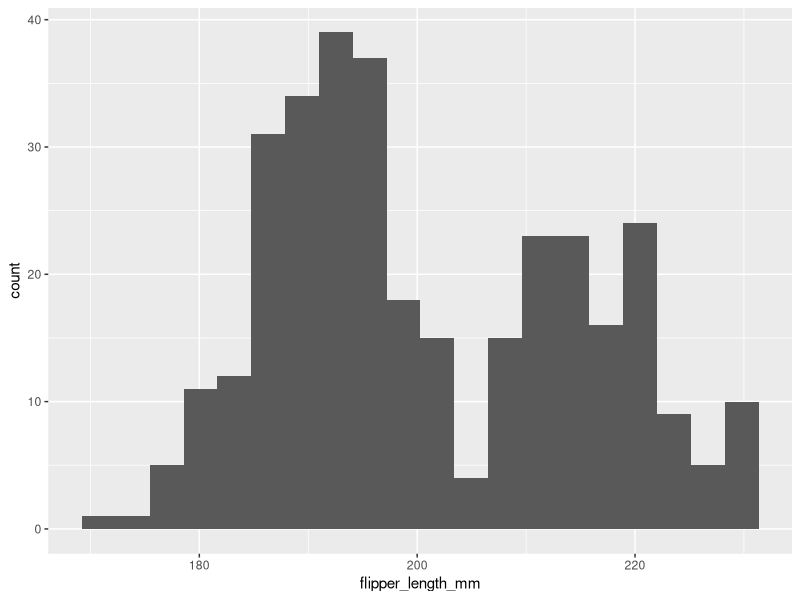
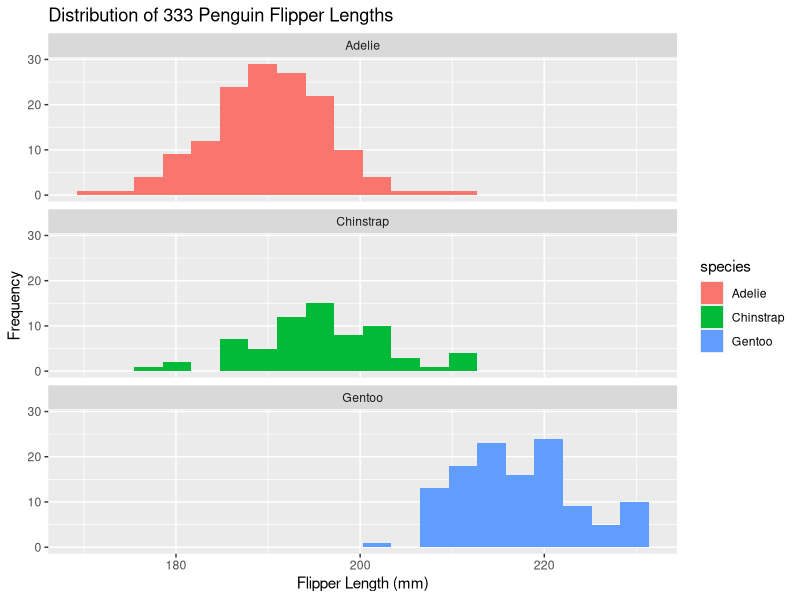
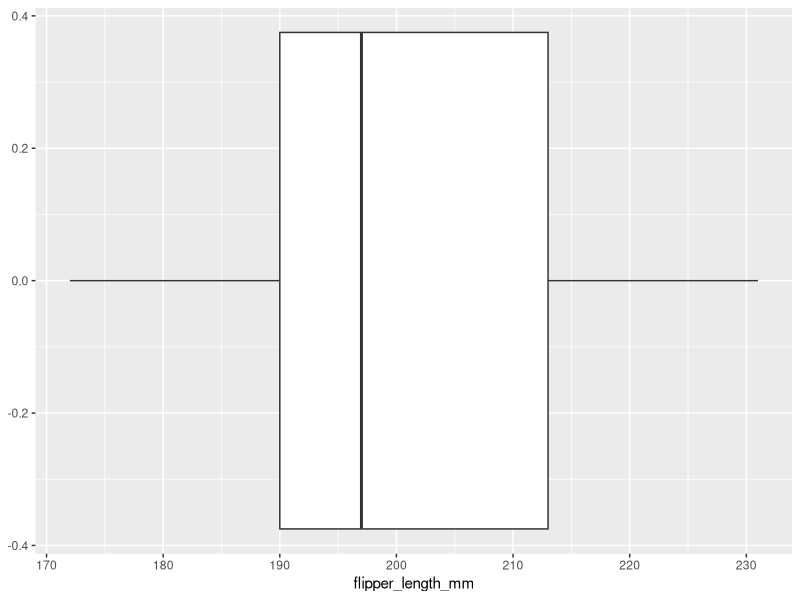
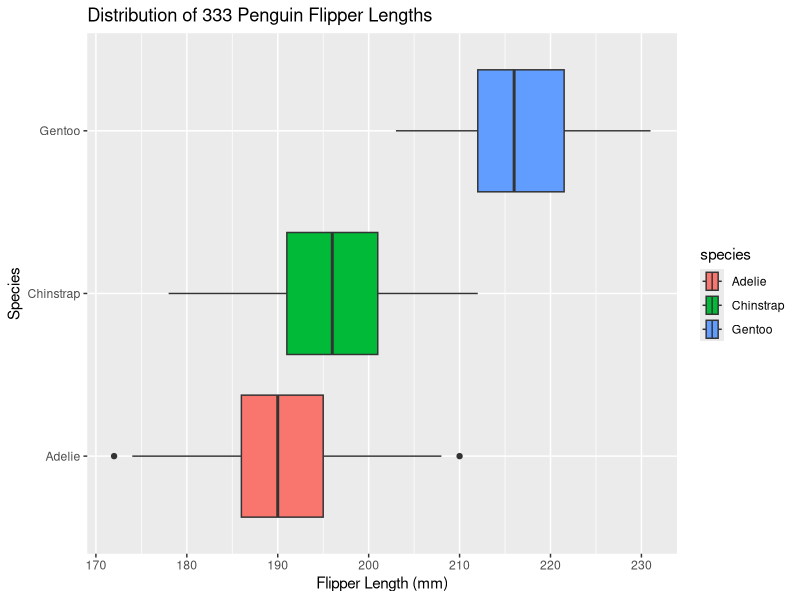
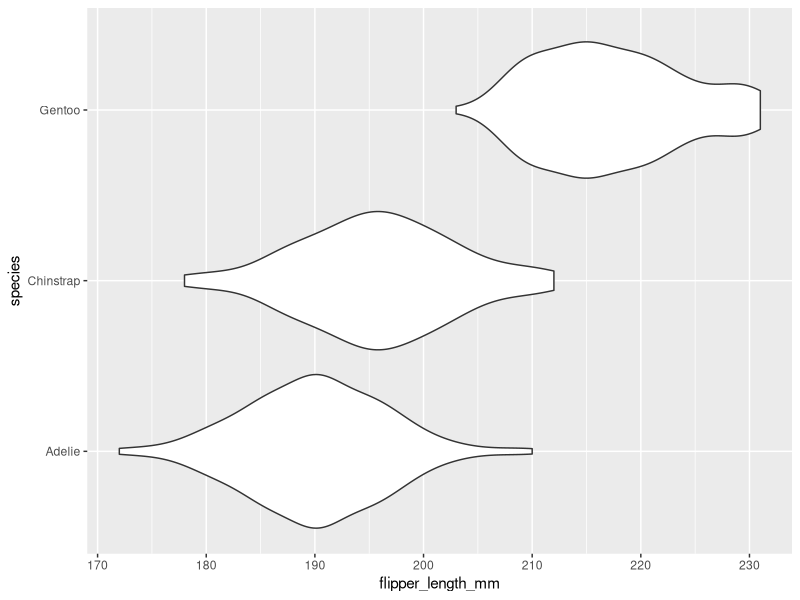
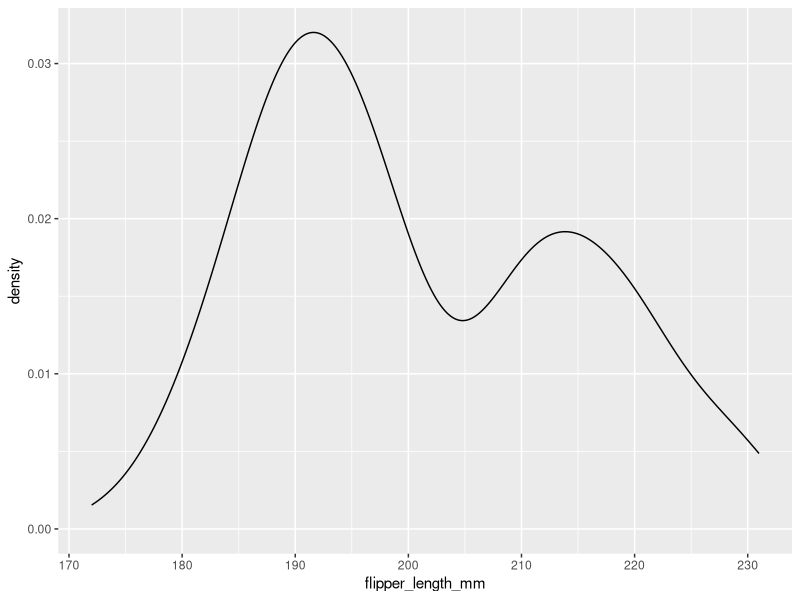
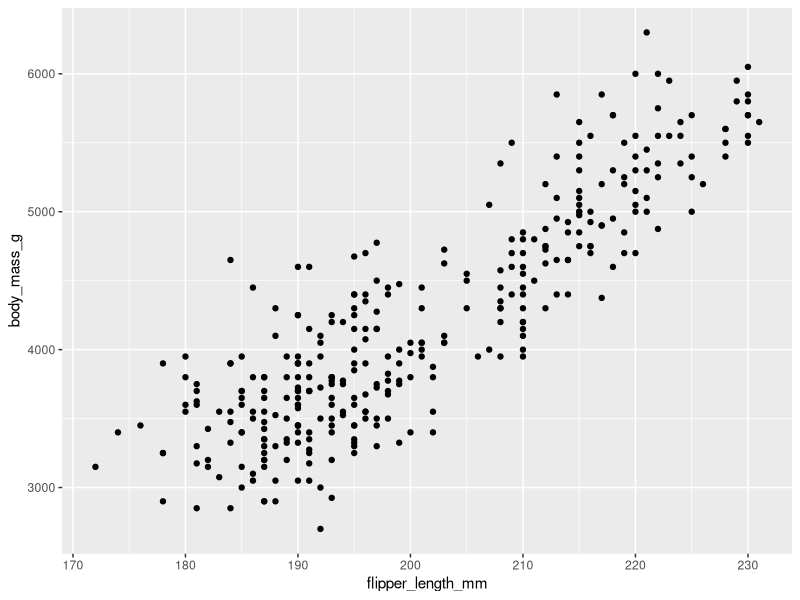
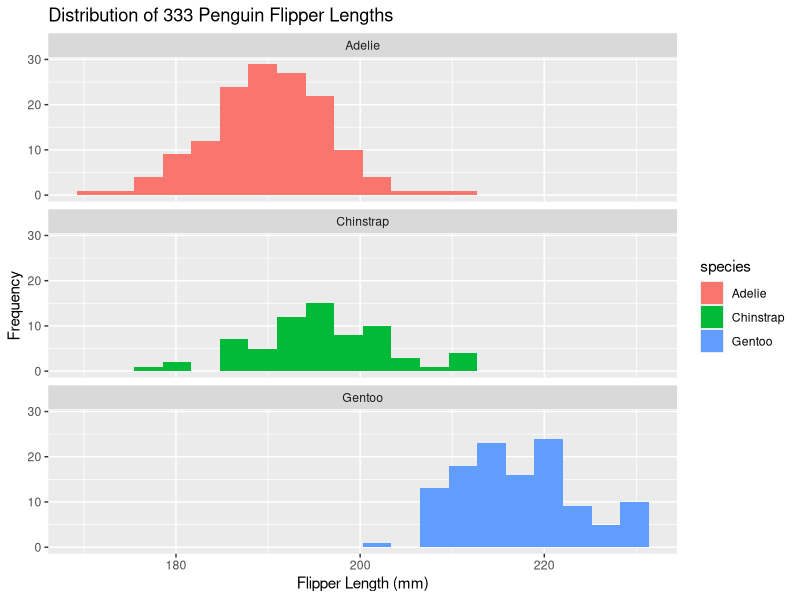

The R script that drew these images, in order:
## ---- chunk 1
library(tidyverse)
library(palmerpenguins)
## ---- chunk 2
penguins_df <- penguins %>% drop_na()
penguins_df
## ---- chunk 3
penguins_df %>%
  ggplot() +
    geom_histogram(
      mapping = aes(x = flipper_length_mm),
      bins = 20
    )
## ---- chunk 4
penguins_df %>%
  ggplot() +
    geom_histogram(
      mapping = aes(x = flipper_length_mm, fill = species),
      bins = 20
    ) +
    facet_wrap(
      ~species,
      nrow = 3,
      ncol = 1
    ) + 
    labs(
      x = "Flipper Length (mm)",
      y = "Frequency",
      title = "Distribution of 333 Penguin Flipper Lengths"
    )

ggsave(
  "histogram.png",
  path = "../plots"
)
## ---- chunk 5
penguins_df %>%
  ggplot() +
    geom_boxplot(
      mapping = aes(x = flipper_length_mm)
    ) 
## ---- chunk 6
penguins_df %>%
  ggplot() +
    geom_boxplot(
      mapping = aes(x = flipper_length_mm, y = species, fill = species)
    ) + 
    labs(
      x = "Flipper Length (mm)",
      y = "Species",
      title = "Distribution of 333 Penguin Flipper Lengths"
    )

ggsave(
  "boxplot.png",
  path = "../plots"
)
## ---- chunk 7
penguins_df %>%
  ggplot() +
    geom_violin(
      mapping = aes(x = flipper_length_mm, y = species)
    ) 
## ---- chunk 8
penguins_df %>%
  ggplot() +
    geom_density(
      mapping = aes(x = flipper_length_mm)
    ) 
## ---- chunk 9
penguins_df %>%
  ggplot() +
    geom_point(
      mapping = aes(x = flipper_length_mm, y = body_mass_g)
    ) 
